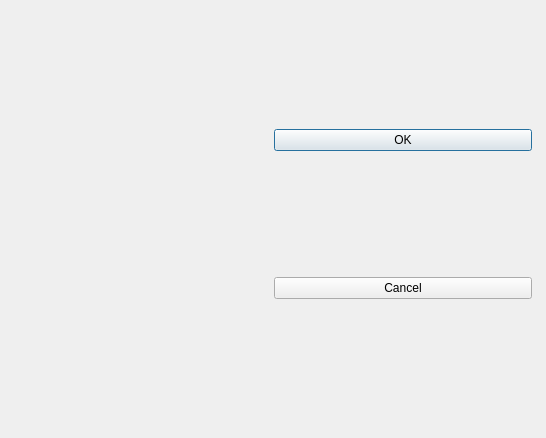
<?xml version="1.0" encoding="UTF-8"?>
<ui version="4.0">
 <class>About</class>
 <widget class="QDialog" name="About">
  <property name="geometry">
   <rect>
    <x>0</x>
    <y>0</y>
    <width>546</width>
    <height>438</height>
   </rect>
  </property>
  <property name="windowTitle">
   <string>Your friend is so poor!</string>
  </property>
  <widget class="QWidget" name="horizontalLayoutWidget">
   <property name="geometry">
    <rect>
     <x>9</x>
     <y>9</y>
     <width>523</width>
     <height>411</height>
    </rect>
   </property>
   <layout class="QHBoxLayout" name="horizontalLayout">
    <item>
     <widget class="QLabel" name="label">
      <property name="text">
       <string/>
      </property>
      <property name="pixmap">
       <pixmap resource="resource.qrc">:/Logo/payme.png</pixmap>
      </property>
     </widget>
    </item>
    <item>
     <layout class="QVBoxLayout" name="verticalLayout">
      <item>
       <widget class="QPushButton" name="OKButton">
        <property name="text">
         <string>OK</string>
        </property>
       </widget>
      </item>
      <item>
       <widget class="QPushButton" name="CancelButton">
        <property name="text">
         <string>Cancel</string>
        </property>
       </widget>
      </item>
     </layout>
    </item>
   </layout>
  </widget>
 </widget>
 <resources>
  <include location="resource.qrc"/>
 </resources>
 <connections/>
</ui>
